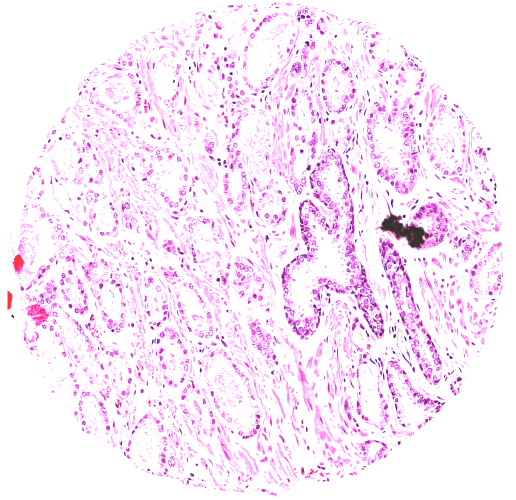
%> input picture new_pictures_data/modified_data4/10_green.tif, 1031 x 1000 px (shown at 1/2 size); its folder holds only this picture in this run
$ octave --eval "findCicles;"   (GNU Octave 9; MATLAB toolbox functions it lacks are replaced by stand-ins)
%> lines starting %> are read from the running program, lines starting %| are printed output that depends on the picture; in (x1, y1, x2, y2) boxes, pixels count from 0 and x2, y2 are one past the last pixel; in counts of white or black regions, pixels touching at a corner belong together; the program's own positions count from 1
### src/load_data.m
function [ image_data, y_labels, filenames, imgx, imgy, numcolors ] = load_data( input_dir, resize_scale )
%> called with input_dir = '../new_pictures_data/modified_data4/', resize_scale = 1
% LOAD_DATA loads the images from a given folder , vectorizes and returns them.
% image_data is a dims x num_images matrix. 'filenames' gives the respective
% file names of the image files as a cell array. 'y_labels' gives the
% labels (0 or 1) of the image files based on their names (red being
% 1/cancerous green being 0/non-cancerous). imgx, imgy give the dimensions
% of each image in the data. numcolors gives the number of colors in the
% image.
   image_files = dir(fullfile(input_dir,'*.tif*'));
   image_data = [];
   max_imgx=0;
   max_imgy=0;
   y_labels = [];
   filenames = {};
   k = 1;
   for i=1:length(image_files)
       filename = image_files(i).name;
       if strcmp(filename,'.')~=1 && strcmp(filename,'..')~=1
           filenames{k} = filename;
           k=k+1;
           [s, e] = regexp(filename,'red');
           suffix = filename(s:e);
           if strcmp(suffix,'red')==1
               y_labels = [y_labels; 1];
           else
               y_labels = [y_labels; 0];
           end
           filepath = strcat(input_dir,image_files(i).name);
           image = imread(filepath);
%> image is the input picture: size 1000x1031x3 uint8; mean R, G, B 251.2, 232.5, 250.9
           [img_x, img_y, numcolors] = size(image);
%> img_x = 1000; img_y = 1031; numcolors = 3
           max_imgx = max(max_imgx,img_x);
%> max_imgx = 1000
           max_imgy = max(max_imgy,img_y);
%> max_imgy = 1031
       end
   end
   % pad the images to make them all the same size
   for i=1:length(image_files)
       if strcmp(image_files(i).name,'.')~=1 && strcmp(image_files(i).name,'..')~=1
           filepath = strcat(input_dir,image_files(i).name);
           image = imread(filepath);
           [img_x,img_y,numcolors] = size(image);
           padded_image = [];
           x_diff = max_imgx-img_x;
%> x_diff = 0
           y_diff = max_imgy-img_y;
%> y_diff = 0
           % what padval to chose (must be the same color as boundary
           % region, or different for each color component). Right now
           % values hardcoded from that found in the sample background
           % image
           padvals = [242,243,244];
           for j=1:3
               color_image = image(:,:,j);
               padding_x = floor(x_diff/2);
               padding_y = floor(y_diff/2);
               if mod(x_diff,2)==0
                   color_image = padarray(color_image,[padding_x,0],padvals(j),'both');
               else
                   color_image = padarray(color_image,[padding_x+1,0],padvals(j),'pre');
                   color_image = padarray(color_image,[padding_x,0],padvals(j),'post');
               end
               if mod(y_diff,2)==0
                   color_image = padarray(color_image,[0,padding_y],padvals(j),'both');
               else
                   color_image = padarray(color_image,[0,padding_y],padvals(j),'pre');
                   color_image = padarray(color_image,[0,padding_y+1],padvals(j),'post');
               end
               padded_image = cat(3,padded_image,color_image);
           end
%> this loop made 3 passes
%> pass 1, in load_data, `color_image = image(:,:,j);`:
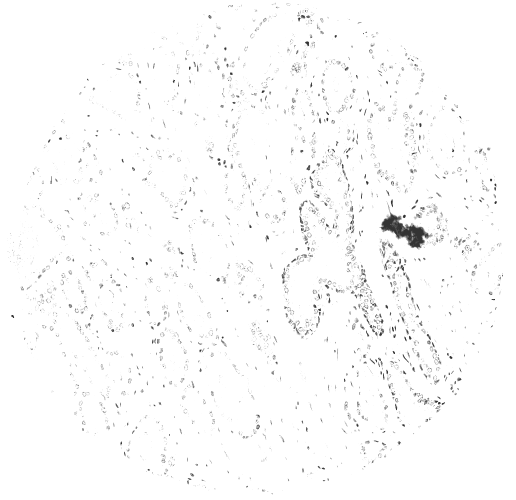
%> color_image: size 1000x1031 uint8 (shown at 1/2 size); min 51, max 255, mean 251.2
%> pass 2, in load_data, `color_image = image(:,:,j);`:
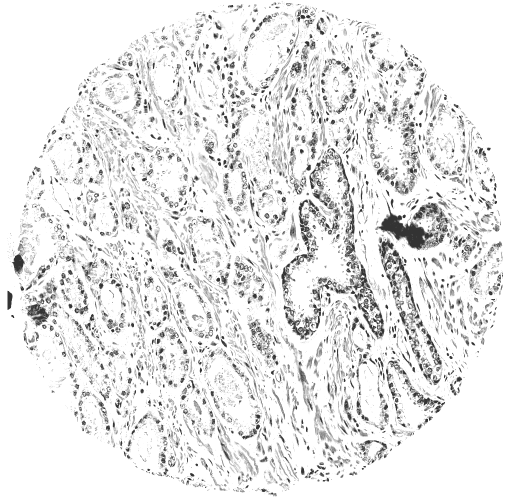
%> color_image: size 1000x1031 uint8 (shown at 1/2 size); min 51, max 255, mean 232.5
           scaled_image = imresize(padded_image,resize_scale);
           [imgx, imgy, numcolors] = size(scaled_image);
%> imgx = 1000; imgy = 1031
           scaled_image = im2double(scaled_image);
           padded_image = reshape(scaled_image,imgx*imgy*numcolors,1);
           image_data = cat(2,image_data,padded_image);
       end
   end

end

### src/findCircles.m
function findCicles()
    [image_data,y_labels,image_filename, imgx, imgy, numcolors] = load_data('../new_pictures_data/modified_data4/',1);
%> y_labels = 0; image_filename = {'10_green.tif'}; imgx = 1000; imgy = 1031; numcolors = 3
    numimages = size(image_data,2);
%> numimages = 1
    for i=1:numimages
        image = reshape(image_data(:,i),imgx,imgy,numcolors);
        [centers,radii,~]  = imfindcircles(image,[2 5],'ObjectPolarity','dark','Sensitivity',0.92, 'EdgeThreshold',0.1);
        image_filename{i}
        write_epithelial_images(centers,radii,imgx,imgy,image_filename{i});
        %figure
        %imshow(image);
        %viscircles(centers,radii,'EdgeColor','g');
    end
%> this loop made 1 pass
%> (num_circles in write_epithelial_images, radius in write_epithelial_images) on pass 1: (976, 3)
%> pass 1, in write_epithelial_images, `new_image = imfilter(new_image,circ_mask,'conv');`:
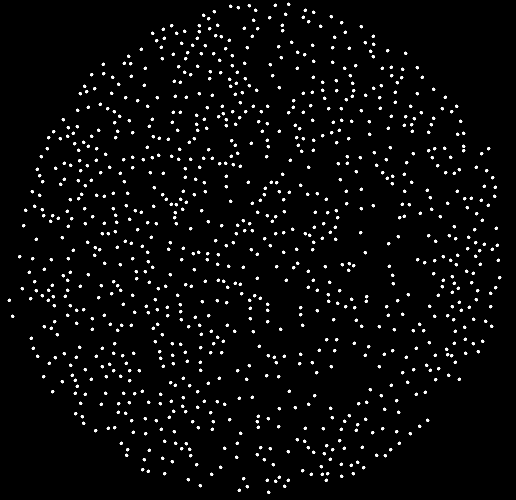
%> new_image: size 1000x1031 double (shown at 1/2 size); values 0 (black) and 1 (white), 2.7% white; 976 white regions, largest, box (x1, y1, x2, y2) and area: (574, 5, 581, 12) 29, (547, 7, 554, 14) 29, (458, 9, 465, 16) 29

function write_epithelial_images(centers,radii,imgx,imgy,name)
    new_image = zeros(imgx, imgy);
    [num_circles, ~] = size(centers);
    for i=1:num_circles
        new_image(round(centers(i,2)), round(centers(i,1))) = 1;
    end
    radius = round(mean(radii(:)));
    circ_mask = double(getnhood(strel('ball',radius,radius,0)));
    %imshow(circ_mask, 'InitialMagnification', 500)
    new_image = imfilter(new_image,circ_mask,'conv');
    imwrite(new_image,strcat('../new_pictures_data/circle_epithelial_data4/', name));

$ run again, on new_pictures_data/modified_data4/2_green.tif
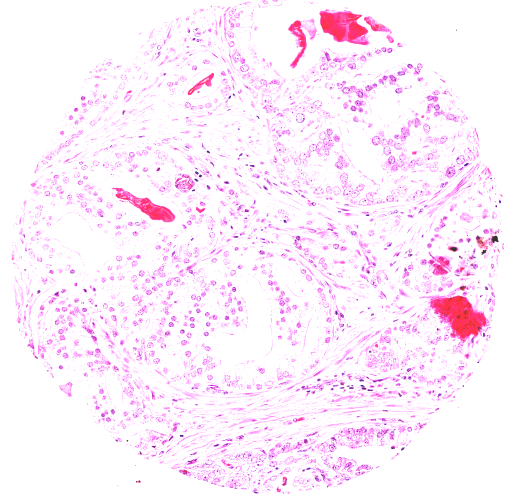
%> input picture new_pictures_data/modified_data4/2_green.tif, 1031 x 1000 px (shown at 1/2 size)
%> in load_data, image is the input picture: size 1000x1031x3 uint8; mean R, G, B 253.7, 238.3, 251.9
%> the loop in load_data, `for j=1:3` made 3 passes
%> pass 2, in load_data, `color_image = image(:,:,j);`:
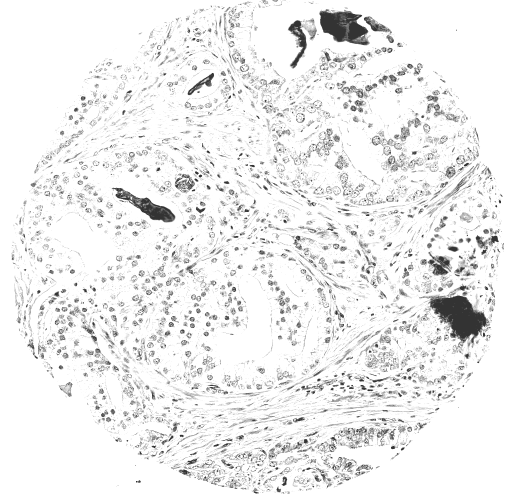
%> color_image: size 1000x1031 uint8 (shown at 1/2 size); min 51, max 255, mean 238.3
%> in findCicles, `[image_data,y_labels,image_filename, imgx, imgy, numcolors] = load_dat..`: y_labels = 0; image_filename = {'2_green.tif'}; imgx = 1000; imgy = 1031; numcolors = 3
%> the loop in findCicles, `for i=1:numimages` made 1 pass
%> (num_circles in write_epithelial_images, radius in write_epithelial_images) on pass 1: (898, 4)
%> pass 1, in write_epithelial_images, `new_image = imfilter(new_image,circ_mask,'conv');`:
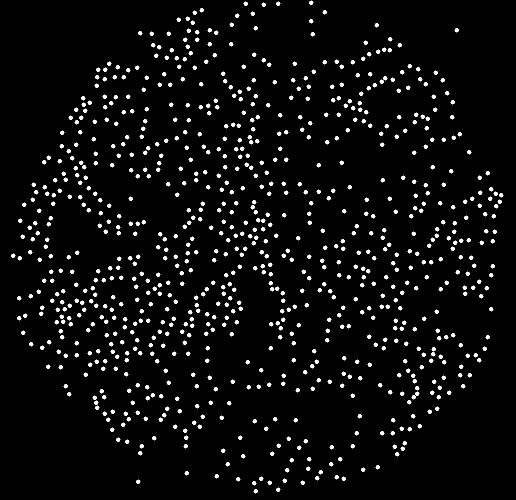
%> new_image: size 1000x1031 double (shown at 1/2 size); values 0 (black) and 1 (white), 4.3% white; 898 white regions, largest, box (x1, y1, x2, y2) and area: (618, 1, 627, 10) 49, (487, 3, 496, 12) 49, (552, 3, 561, 12) 49

$ run again, on new_pictures_data/modified_data4/54_red.tif
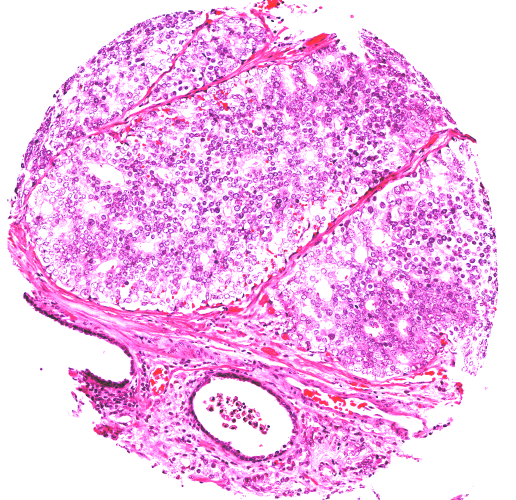
%> input picture new_pictures_data/modified_data4/54_red.tif, 1031 x 1000 px (shown at 1/2 size)
%> in load_data, image is the input picture: size 1000x1031x3 uint8; mean R, G, B 243.5, 189.6, 237.7
%> the loop in load_data, `for j=1:3` made 3 passes
%> pass 3, in load_data, `color_image = image(:,:,j);`:
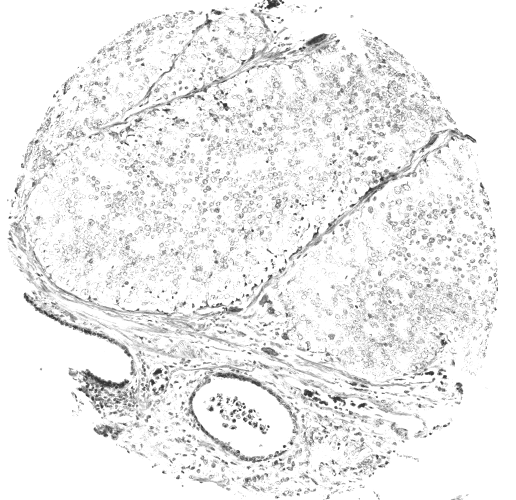
%> color_image: size 1000x1031 uint8 (shown at 1/2 size); min 51, max 255, mean 237.7
%> in findCicles, `[image_data,y_labels,image_filename, imgx, imgy, numcolors] = load_dat..`: y_labels = 1; image_filename = {'54_red.tif'}; imgx = 1000; imgy = 1031; numcolors = 3
%> the loop in findCicles, `for i=1:numimages` made 1 pass
%> (num_circles in write_epithelial_images, radius in write_epithelial_images) on pass 1: (649, 4)
%> pass 1, in write_epithelial_images, `imwrite(new_image,strcat('../new_pictures_data/circle_epithelial_data4..`:
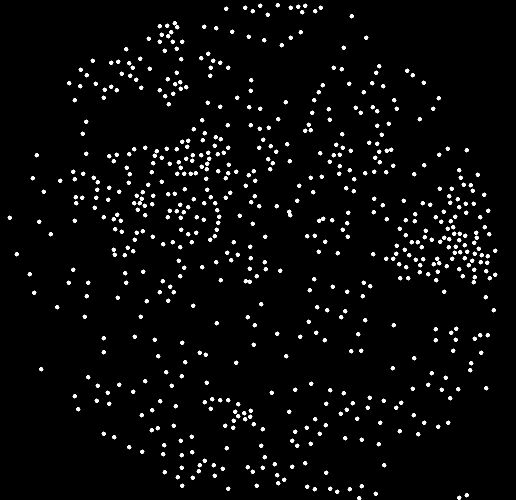
%> saved as 54_red.tif: size 1000x1031 uint8 (shown at 1/2 size); 3.1% white; 647 white regions, largest, box (x1, y1, x2, y2) and area: (487, 558, 504, 568) 98, (574, 419, 585, 435) 96, (516, 7, 525, 16) 49

$ run again, on new_pictures_data/modified_data4/59_green.tif
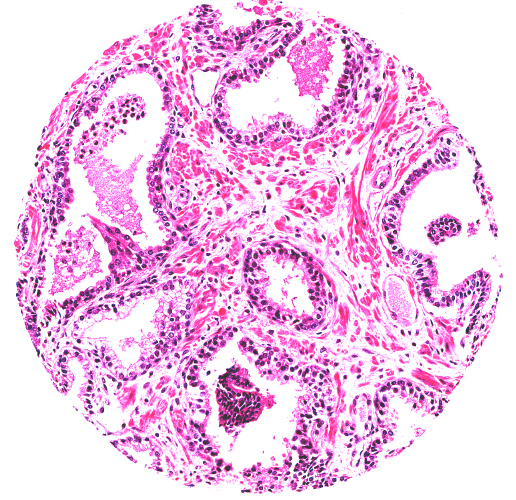
%> input picture new_pictures_data/modified_data4/59_green.tif, 1031 x 1000 px (shown at 1/2 size)
%> in load_data, image is the input picture: size 1000x1031x3 uint8; mean R, G, B 242.7, 199.3, 234.7
%> the loop in load_data, `for j=1:3` made 3 passes
%> pass 3, in load_data, `color_image = image(:,:,j);`:
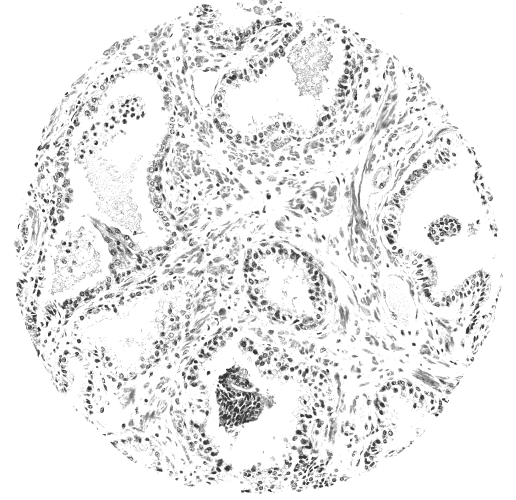
%> color_image: size 1000x1031 uint8 (shown at 1/2 size); min 51, max 255, mean 234.7
%> in findCicles, `[image_data,y_labels,image_filename, imgx, imgy, numcolors] = load_dat..`: y_labels = 0; image_filename = {'59_green.tif'}; imgx = 1000; imgy = 1031; numcolors = 3
%> the loop in findCicles, `for i=1:numimages` made 1 pass
%> (num_circles in write_epithelial_images, radius in write_epithelial_images) on pass 1: (778, 4)
%> pass 1, in write_epithelial_images, `imwrite(new_image,strcat('../new_pictures_data/circle_epithelial_data4..`:
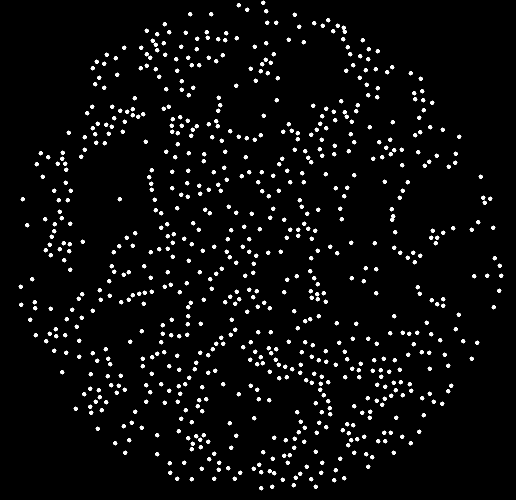
%> saved as 59_green.tif: size 1000x1031 uint8 (shown at 1/2 size); 3.7% white; 776 white regions, largest, box (x1, y1, x2, y2) and area: (683, 51, 694, 68) 98, (780, 428, 791, 444) 96, (522, 1, 531, 10) 49

$ run again, on new_pictures_data/modified_data4/11_green.tif
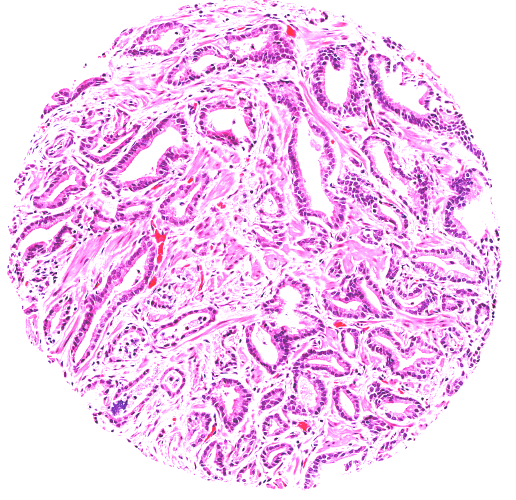
%> input picture new_pictures_data/modified_data4/11_green.tif, 1031 x 1000 px (shown at 1/2 size)
%> in load_data, image is the input picture: size 1000x1031x3 uint8; mean R, G, B 245, 206.2, 243
%> the loop in load_data, `for j=1:3` made 3 passes
%> pass 3, in load_data, `color_image = image(:,:,j);`:
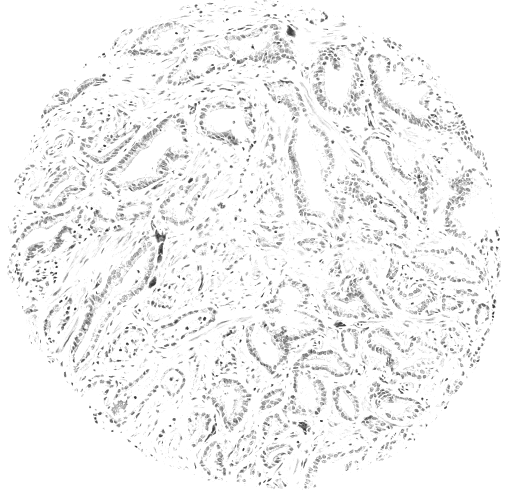
%> color_image: size 1000x1031 uint8 (shown at 1/2 size); min 51, max 255, mean 243
%> in findCicles, `[image_data,y_labels,image_filename, imgx, imgy, numcolors] = load_dat..`: y_labels = 0; image_filename = {'11_green.tif'}; imgx = 1000; imgy = 1031; numcolors = 3
%> the loop in findCicles, `for i=1:numimages` made 1 pass
%> (num_circles in write_epithelial_images, radius in write_epithelial_images) on pass 1: (718, 4)
%> pass 1, in write_epithelial_images, `imwrite(new_image,strcat('../new_pictures_data/circle_epithelial_data4..`:
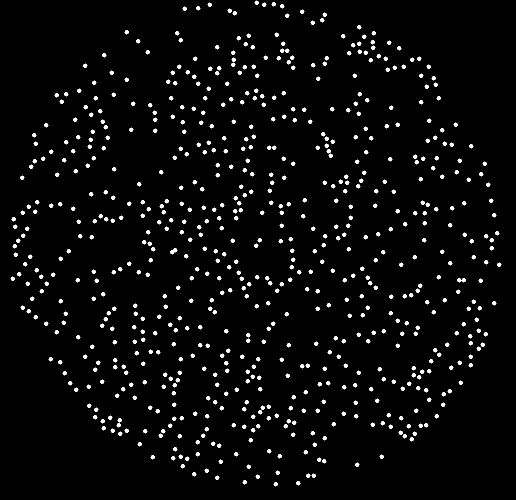
%> saved as 11_green.tif: size 1000x1031 uint8 (shown at 1/2 size); 3.4% white; 716 white regions, largest, box (x1, y1, x2, y2) and area: (914, 556, 932, 565) 98, (340, 496, 355, 509) 97, (509, 1, 518, 10) 49
